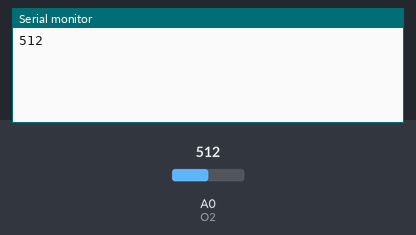
Recording of a sketch running on a simulated Arduino Uno, built with avr-gcc and run on an emulated ATmega328P. Shown: the last lines printed to the serial monitor. Inputs (shaded band) come from the test bench; at power-on: A0 (O2) = 512.

Above: at 3.2 s.
3.3 s: A0 (O2) set to 716
At 5.0 s:
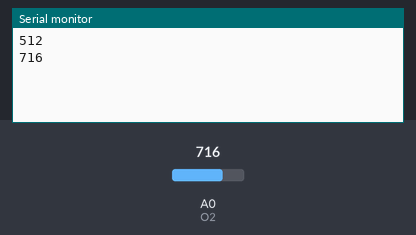
6.0 s: A0 (O2) set to 900
At 6.5 s:
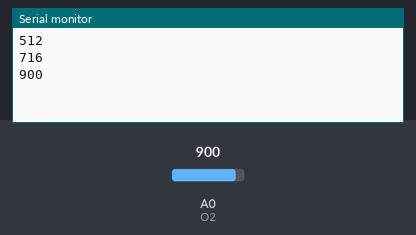
Timing chart, 0 to 9.0 s (numbered marks = the images above; inputs shaded):
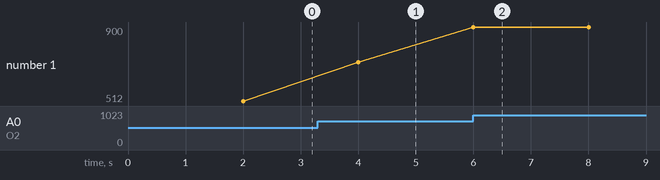

The sketch:

test.INO
```cpp
#include <Arduino.h>
#include <DHT.h>


#define O2 A0


void setup() {
  Serial.begin(9600);
  delay(2000);

}

void loop() {

  int o2 = analogRead(O2);     // 0–1023


  Serial.println(o2);
  delay(2000);
}
```

Measured:
- after the input at 3.3 s, the serial monitor: prints a new line after 0.70 s (image 1)
- after the input at 6.0 s, the serial monitor: prints a new line at once (image 2)
- plotted number 1: 512 → 716 after the input at 3.3 s, 716 → 900 after the input at 6.0 s
